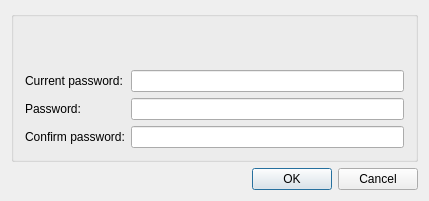
<?xml version="1.0" encoding="UTF-8"?>
<ui version="4.0">
 <class>CredentialsDialog</class>
 <widget class="QDialog" name="CredentialsDialog">
  <property name="windowModality">
   <enum>Qt::WindowModality::WindowModal</enum>
  </property>
  <property name="geometry">
   <rect>
    <x>0</x>
    <y>0</y>
    <width>429</width>
    <height>201</height>
   </rect>
  </property>
  <property name="sizePolicy">
   <sizepolicy hsizetype="Expanding" vsizetype="Fixed">
    <horstretch>0</horstretch>
    <verstretch>0</verstretch>
   </sizepolicy>
  </property>
  <property name="windowTitle">
   <string/>
  </property>
  <layout class="QVBoxLayout" name="verticalLayout">
   <item>
    <widget class="QGroupBox" name="groupBox">
     <property name="title">
      <string/>
     </property>
     <layout class="QVBoxLayout" name="verticalLayout_2">
      <item>
       <layout class="QHBoxLayout" name="horizontalLayout_header">
        <item>
         <widget class="QLabel" name="label_icon">
          <property name="sizePolicy">
           <sizepolicy hsizetype="Fixed" vsizetype="Fixed">
            <horstretch>0</horstretch>
            <verstretch>0</verstretch>
           </sizepolicy>
          </property>
          <property name="minimumSize">
           <size>
            <width>32</width>
            <height>32</height>
           </size>
          </property>
          <property name="maximumSize">
           <size>
            <width>32</width>
            <height>32</height>
           </size>
          </property>
          <property name="text">
           <string/>
          </property>
          <property name="scaledContents">
           <bool>true</bool>
          </property>
         </widget>
        </item>
        <item>
         <widget class="QLabel" name="label_description">
          <property name="text">
           <string/>
          </property>
          <property name="wordWrap">
           <bool>true</bool>
          </property>
         </widget>
        </item>
       </layout>
      </item>
      <item>
       <layout class="QFormLayout" name="formLayout">
        <item row="0" column="0">
         <widget class="QLabel" name="label_current">
          <property name="text">
           <string>Current password:</string>
          </property>
         </widget>
        </item>
        <item row="0" column="1">
         <widget class="PasswordEdit" name="edit_current"/>
        </item>
        <item row="1" column="0">
         <widget class="QLabel" name="label_password">
          <property name="text">
           <string>Password:</string>
          </property>
         </widget>
        </item>
        <item row="1" column="1">
         <widget class="PasswordEdit" name="edit_password"/>
        </item>
        <item row="2" column="0">
         <widget class="QLabel" name="label_confirm">
          <property name="text">
           <string>Confirm password:</string>
          </property>
         </widget>
        </item>
        <item row="2" column="1">
         <widget class="PasswordEdit" name="edit_confirm"/>
        </item>
       </layout>
      </item>
     </layout>
    </widget>
   </item>
   <item>
    <widget class="DialogButtonBox" name="button_box">
     <property name="standardButtons">
      <set>QDialogButtonBox::StandardButton::Cancel|QDialogButtonBox::StandardButton::Ok</set>
     </property>
    </widget>
   </item>
  </layout>
 </widget>
 <layoutdefault spacing="6" margin="11"/>
 <customwidgets>
  <customwidget>
   <class>DialogButtonBox</class>
   <extends>QDialogButtonBox</extends>
   <header>common/ui/dialog_button_box.h</header>
  </customwidget>
  <customwidget>
   <class>PasswordEdit</class>
   <extends>QLineEdit</extends>
   <header>common/ui/password_edit.h</header>
  </customwidget>
 </customwidgets>
 <resources/>
 <connections/>
</ui>
